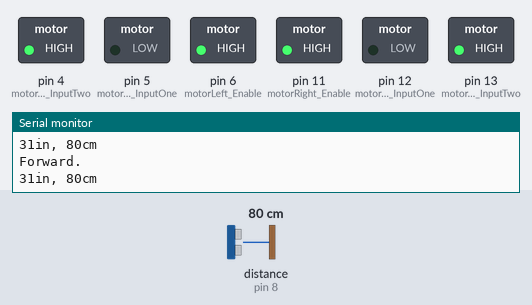
A sketch run on a simulated Arduino Uno, built with avr-gcc and run on an emulated ATmega328P. On the bench: switched loads named in the sketch (green lamp = pin HIGH), the last lines printed to the serial monitor. Wiring (inferred from the names in the program): ultrasonic range finder: trigger pin 7; echo pin 8. Dashed ring = blinking. The test bench sets the inputs (shaded band); at power-on: distance to the obstacle (sensor on pin 8) 80 cm. The echo pulse lasts 58.3 µs per cm; random numbers use the default seed unless the sketch sets one; pins used as bus, display or sensor lines are not drawn.

Above: at 1.2 s.
1.3 s: distance to the obstacle (sensor on pin 8) set to 20 cm
4.3 s: distance to the obstacle (sensor on pin 8) set to 16 cm
At 4.7 s:
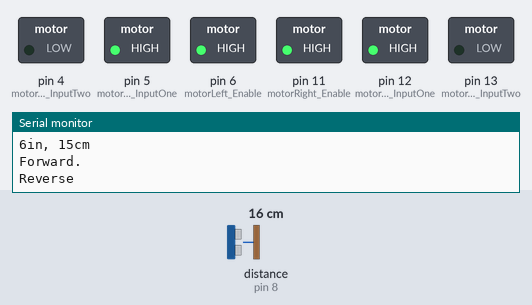
7.3 s: distance to the obstacle (sensor on pin 8) set to 35 cm
At 7.85 s:
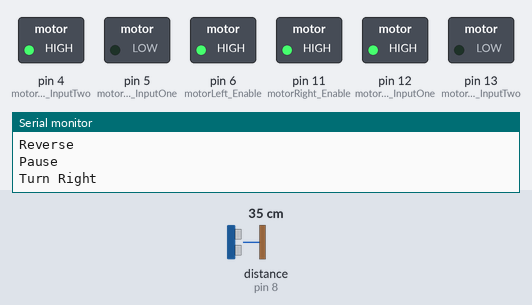
9.4 s: distance to the obstacle (sensor on pin 8) set to 2 cm
At 10.3 s:
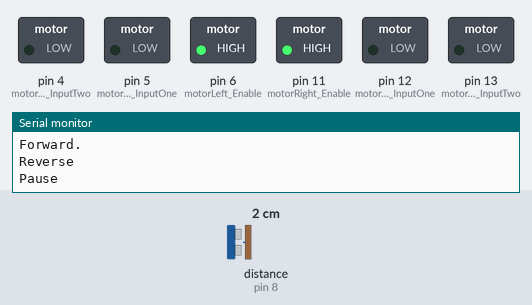
Timing chart, 0 to 13.4 s (numbered marks = the images above; inputs shaded):
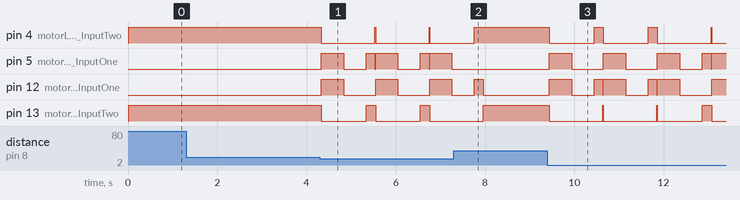

Measured:
- the behaviour switches between 19 and 18 cm on distance to the obstacle (sensor on pin 8) (found by bisection; images 0 and 1)
- after the input at 4.3 s, pin 4 (motorLeft_InputTwo): alternates HIGH for 0.01 s and LOW for 1.2 s, starting at once; pin 5 (motorLeft_InputOne): LOW → HIGH at once, then repeats every 1.2 s: LOW 0.50 s, HIGH 0.20 s, LOW 0.01 s, HIGH 0.50 s
- after the input at 9.4 s, pin 4 (motorLeft_InputTwo): goes LOW 1.0 s, HIGH 0.21 s, LOW 1.0 s, HIGH 0.21 s, LOW 1.2 s, HIGH 0.01 s, then LOW, starting at once; pin 5 (motorLeft_InputOne): LOW → HIGH at once, → LOW 0.50 s later, → HIGH 0.71 s later, → LOW 0.50 s later, … (9 changes in this stretch)

The sketch:

Obstacle_Avoiding_Wheeled_Robot.ino
```cpp
/*
 ************************************************************************************
 * Mechanismic Inc.
 *
 * Created 2023
 * By Digvijay Patil
 * Last Modified 07/25/2023
 * By Kamil Gozalov
 * Version 2.1
 *
 *
 * This project aims to educate the user on how connect an Ultrasonic sensor
 * and demonstrate how this sensor can help a 2WD car avoid obstacles.
 *
 *
 * https://snappyxo.io/

 ************************************************************************************
 */

//Pin Declarations
int trig = 7; // attach pin 7 to Trig
int echo = 8; //attach pin 8 to Echo

// Left and Right defined as if you were looking at car from back
const int motorLeft_InputTwo = 4;
const int motorLeft_InputOne = 5;
const int motorLeft_Enable = 6;
const int motorRight_Enable = 11;
const int motorRight_InputOne = 12;
const int motorRight_InputTwo = 13;

void setup() {
// initialize serial communication:
Serial.begin(9600);

//Declares that all pins connected to the motors will be outputs
pinMode(motorLeft_InputTwo, OUTPUT);
pinMode(motorLeft_InputOne, OUTPUT);
pinMode(motorLeft_Enable, OUTPUT);
pinMode(motorRight_Enable, OUTPUT);
pinMode(motorRight_InputOne, OUTPUT);
pinMode(motorRight_InputTwo, OUTPUT);

pinMode(trig, OUTPUT);
pinMode(echo,INPUT);

//Turns on both of the motors by setting enable pins to HIGH
digitalWrite(motorLeft_Enable, HIGH);
digitalWrite(motorRight_Enable, HIGH);
}

void loop() {

 long duration, inches, cm;
//send a short LOW pulse first
 digitalWrite(trig, LOW);
 delayMicroseconds(2);
 //send a 5 microsecond HIGH pulse, specified by datasheet
 digitalWrite(trig, HIGH);
 delayMicroseconds(5);
 //end high pulse
 digitalWrite(trig, LOW);

 duration = pulseIn(echo, HIGH);

 // convert the time into a distance
 inches = microsecondsToInches(duration);
 cm = microsecondsToCentimeters(duration);

 Serial.print(inches);
 Serial.print("in, ");
 Serial.print(cm);
 Serial.print("cm");
 Serial.println();
 delay(10);

//Commands robot to drive forward
 forward();

// randomly choose whether to turn left or right if an obstacle is encountered; in this code, 0 is turning right and 1 is turning left
 int randint = random(0,2);

//When robot becomes to close to the obstacle; Robot will reverse, turn right, then continue forward
 if (inches < 7 && randint == 0) {
  reverse();
  delay(500);
  pause();
  delay(500);
  turnright();
  delay(200);
  forward();
}

//When robot becomes to close to the obstacle; Robot will reverse, turn left, then continue forward
 if (inches < 7 && randint == 1) {
  reverse();
  delay(500);
  pause();
  delay(500);
  turnleft();
  delay(200);
  forward();
}


}


void forward(){
 //Commands one motor to rotate CW and the other to rotate CCW
 Serial.println("Forward.");
 digitalWrite(motorLeft_InputOne, LOW);
 digitalWrite(motorLeft_InputTwo, HIGH);
 digitalWrite(motorRight_InputOne, LOW);
 digitalWrite(motorRight_InputTwo, HIGH);
}

void reverse() {
  Serial.println("Reverse");
  digitalWrite(motorLeft_InputOne, HIGH);
  digitalWrite(motorLeft_InputTwo, LOW);
  digitalWrite(motorRight_InputOne, HIGH);
  digitalWrite(motorRight_InputTwo, LOW);

}

void turnleft() {
  Serial.println("Turn Left");
  digitalWrite(motorLeft_InputOne, HIGH);
  digitalWrite(motorLeft_InputTwo, LOW);
  digitalWrite(motorRight_InputOne, LOW);
  digitalWrite(motorRight_InputTwo, HIGH);

}

void turnright() {
  Serial.println("Turn Right");
  digitalWrite(motorLeft_InputOne, LOW);
  digitalWrite(motorLeft_InputTwo, HIGH);
  digitalWrite(motorRight_InputOne, HIGH);
  digitalWrite(motorRight_InputTwo, LOW);

}

void pause() {
  Serial.println("Pause");
  digitalWrite(motorLeft_InputOne, LOW);
  digitalWrite(motorLeft_InputTwo, LOW);
  digitalWrite(motorRight_InputOne, LOW);
  digitalWrite(motorRight_InputTwo, LOW);

}

long microsecondsToInches(long microseconds)
{

// There are 73.746 microseconds per inch (i.e. sound travels at 1130 feet per
// second). This gives the distance travelled by the ping, outbound
// and return, so we divide by 2 to get the distance of the obstacle.
return microseconds / 74 / 2;
}

long microsecondsToCentimeters(long microseconds)
{
// The speed of sound is 340 m/s or 29 microseconds per centimeter.
// The ping travels out and back, so to find the distance of the
// object we take half of the distance travelled.
return microseconds / 29 / 2;


}
```
